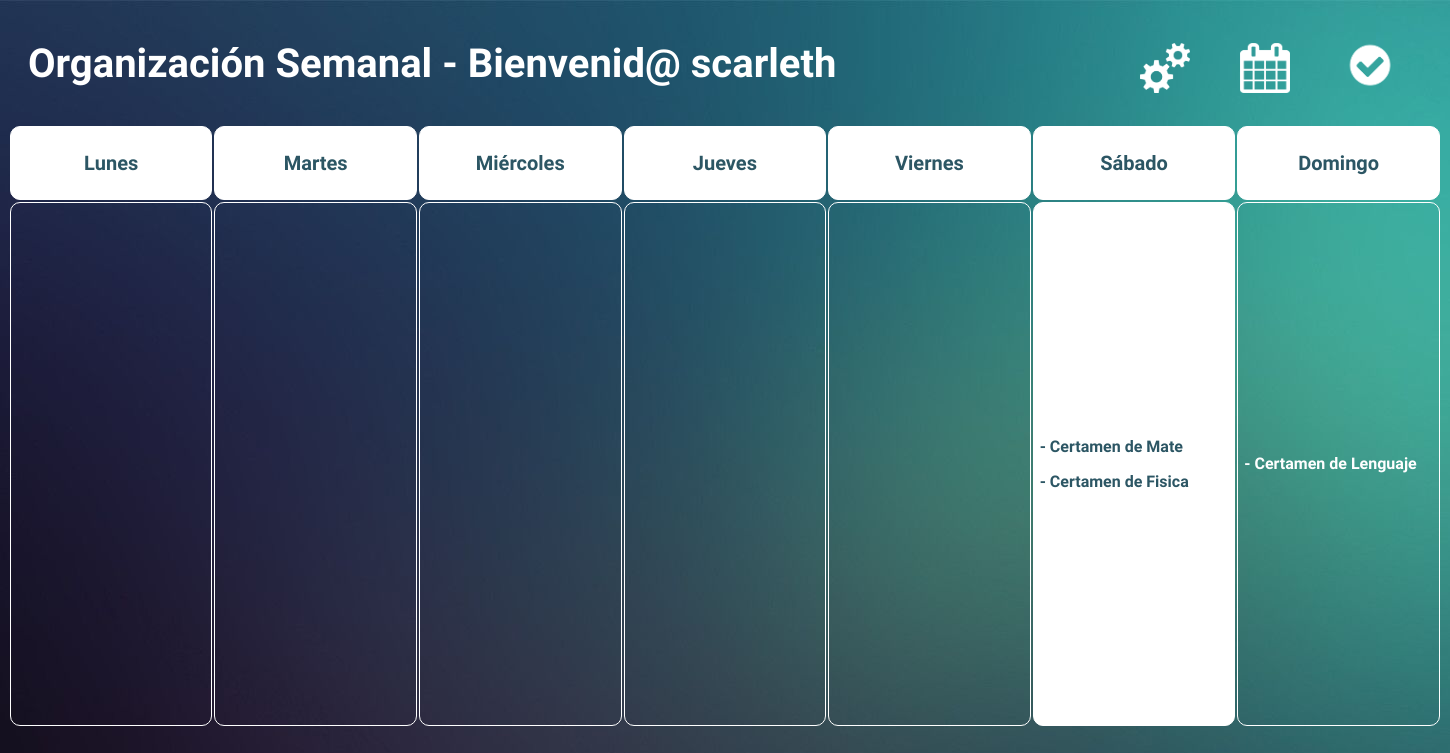
The app's page /home/ (signed in) with its own data.
### pag_calendario/models.py (models this page shows)
class eventos(models.Model):
    nombre = models.CharField(max_length=20)
    fecha = models.DateField()
    descripcion = models.TextField(blank=True, null = True,)
    prioridad = models.IntegerField(default = 1)
    usuario = models.ForeignKey(User, on_delete=models.CASCADE)
    ramo = models.CharField(max_length = 120, default= "Lenguaje")

### pages/views.py (the view)
# urls.py: path('home/', home_view),
def home_view(request,*args, **kwargs):
	n_dia = datetime.date.today().weekday()
	all_eventos = eventos.objects.filter( usuario = request.user)
	all_ramos = Ramos_y_preferencias.objects.filter( usuario = request.user)
	dic_ramos = {}
	dic_prioridades = {}
	for ramo in all_ramos:
		dic_ramos[ramo.nombre] = {}
		dic_prioridades[ramo.nombre] = int(ramo.prioridad)
	for evento in all_eventos:
		fecha_evento = evento.fecha.strftime("%d/%m/%Y")
		dic_ramos[evento.ramo][evento.nombre] = [fecha_evento, evento.prioridad]
	organizacion = [[],[],[],[],[],[],[]]
	for ramo in dic_ramos:
		for evaluacion in dic_ramos[ramo]:
			dias = dias_restantes(dic_ramos[ramo][evaluacion][0])
			prioridad_total = dic_ramos[ramo][evaluacion][1] * dic_prioridades[ramo]
			dias_aviso = round(prioridad_total*0.2 +0.8)
			if (dias-7 <= dias_aviso):
				avance = dias - dias_aviso
				if avance < 0:
					avance = 0
				dia_calendario = avance + n_dia
				if dia_calendario > 6:
					dia_calendario = dia_calendario%7
				organizacion[int(dia_calendario)].append(evaluacion)
	return render(request,"home.html", {"lista_dias" : organizacion, 'today': n_dia})

### pages/views.py (called while the page is built)
def dias_restantes(fecha_evaluacion):
	separado = fecha_evaluacion.split("/")
	hoy = datetime.date.today()
	dias_evaluacion = datetime.date(int(separado[2]), int(separado[1]), int(separado[0]))
	dias = dias_evaluacion - hoy
	return dias.days

### pages/templates/home.html (shortened to what this page needs)
<!DOCTYPE html>
<html>
 	<head>
        {% load static %}
        <link rel='stylesheet' href='{% static "home.css" %}'>
 	</head>
 	<body class='ventana' style='background-image: url("{% static '456.jpg' %}");'>
		<div class='grid_container'>
 			<h1 class='title'>Organización Semanal - Bienvenid@ {{ user.username }}</h1>
			<a href='http://127.0.0.1:8000/config'>
			<img src="{% static 'settingsicon.png' %}" alt="settings">
			</a>
			<a href='http://127.0.0.1:8000/calendario'>
			<img src="{% static 'calendaricon.png' %}" alt="calendar">
			</a>
			<a href='http://127.0.0.1:8000/eventos'>
			<img src="{% static 'eventsicon.png' %}" alt="eventos" style='width: 60px; height: 60px; padding-top: 27px;'>
			</a>
		</div>
    	<table align="center" class='table'>
        	<tr>
            	<th>Lunes</th>
            	<th>Martes</th>
            	<th>Miércoles</th>
            	<th>Jueves</th>
            	<th>Viernes</th>
            	<th>Sábado</th>
                <th>Domingo</th>
        	</tr>
        	<tr>
				{% if today == 0 %}
            		<td class="eshoy">
				{% else %}
					<td>
				{% endif %}
					</td>
				{% if today == 1 %}
            		<td class="eshoy">
				{% else %}
					<td>
				{% endif %}
					</td>
				{% if today == 2 %}
            		<td class="eshoy">
				{% else %}
					<td>
				{% endif %}
					</td>
				{% if today == 3 %}
            		<td class="eshoy">
				{% else %}
					<td>
				{% endif %}
					</td>
				{% if today == 4 %}
            		<td class="eshoy">
				{% else %}
					<td>
				{% endif %}
					</td>
				{% if today == 5 %}
            		<td class="eshoy">
				{% else %}
					<td>
				{% endif %}
						{% for evento in lista_dias.5 %}
							<p style="padding-left: 5px;"><b>- {{evento}}</b></br></p>
						{%endfor%}
					</td>
				{% if today == 6 %}
            		<td class="eshoy">
				{% else %}
					<td>
				{% endif %}
						{% for evento in lista_dias.6 %}
							<p style="padding-left: 5px;"><b>- {{evento}}</b></br></p>
						{%endfor%}
					</td>
        	</tr>
		</table>
 	</body>
</html>

### pages/static/home.css (style rules this page uses)
.ventana { font-family: 'M PLUS 1', sans-serif; }
.grid_container { display: grid; grid-template-columns: 1132px 100px 100px 100px; }
.table { height: 80%; }
.title { padding-left: 20px; padding-top: 5px; padding-bottom: 10px; font-size: 40px; color: white; }
th { height: 70px; font-size: 20px; background-color: white; color: #2c5664; }
td { height: 520px; color: white; }
tr, th, td { border: 1px solid white; border-radius: 10px; width: 200px; overflow: hidden; }
img { padding-top: 35px; width: 50px; height: 50px; transition: all 0.6s ease; }
.eshoy { background-color: white; color: #2c5664; }

### records on screen
eventos: 5 "Certamen de Mate"
eventos: 5 "Certamen de Fisica"
eventos: 6 "Certamen de Lenguaje"

### other values on screen
{{ user.username }} "scarleth"
